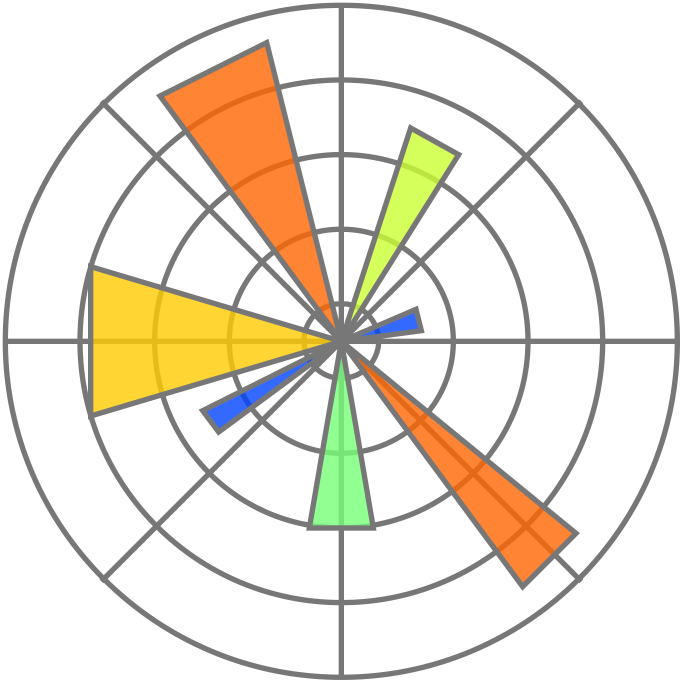
#> input picture assets/matplotlib.png, 2048 x 2048 px (shown at 1/3 size)
$ python make_stego.py
#> lines starting #> are read from the running program, lines starting #| are printed output that depends on the picture
import matplotlib.pyplot as plt
import matplotlib.image as image
from matplotlib.offsetbox import OffsetImage, AnnotationBbox
import numpy as np
import json


def arrowed_spines(ax=None, arrow_length=1, labels=("", ""), arrowprops=None):
    xlabel, ylabel = labels
    if ax is None:
        ax = plt.gca()
    if arrowprops is None:
        arrowprops = dict(arrowstyle="<|-", facecolor="black")

    xarrow, yarrow = None, None
    for _, spine in enumerate(["left", "bottom"]):
        # Set up the annotation parameters
        t = ax.spines[spine].get_transform()
        xy, xycoords = [1, 0], ("axes fraction", t)
        xytext, textcoords = [arrow_length, 0], ("offset points", t)
        ha, va = "left", "bottom"

        if spine == "bottom":
            xarrow = ax.annotate(
                xlabel,
                xy,
                xycoords=xycoords,
                xytext=xytext,
                textcoords=textcoords,
                ha=ha,
                va="center",
                arrowprops=arrowprops,
            )
        else:
            yarrow = ax.annotate(
                ylabel,
                xy[::-1],
                xycoords=xycoords[::-1],
                xytext=xytext[::-1],
                textcoords=textcoords[::-1],
                ha="center",
                va=va,
                arrowprops=arrowprops,
            )
    return xarrow, yarrow


def unzip(l):
    return list(zip(*l))


with open("./assets/stego_points.json", "r") as f:
#> (reads assets/stego_points.json from the repository)
    points = json.loads(f.read())["points"]

xs, ys = unzip(points)
w = 1102
h = 654
xs = np.array(xs)
ys = h - np.array(ys)
dpi = 200


logo = image.imread("./assets/matplotlib.png")
#> logo is the input picture: shape (2048, 2048, 4) float32; mean R, G, B, A 0.703, 0.678, 0.624, 0.648
imagebox = OffsetImage(logo, zoom=10 / dpi)


# fig, ax = plt.subplots(linewidth=10, edgecolor="#04253a")
fig, ax = plt.subplots()
ax.plot(xs, ys, "-", color="green")
ax.grid("on", linestyle="--")
# remove tick marks
ax.xaxis.set_tick_params(size=0)
ax.yaxis.set_tick_params(size=0)
ax.set_aspect(1.2)
# change the color of the top and right spines to opaque gray
ax.spines["right"].set_color("none")
ax.spines["top"].set_color("none")
arrowed_spines(ax)
# Turn off tick label
ax.set_yticklabels([])
ax.set_xticklabels([])
ab = AnnotationBbox(imagebox, (548, 337), frameon=False)
ax.add_artist(ab)
plt.ylim(100, h - 70)
plt.tight_layout(pad=2)
# plt.tight_layout()
# plt.savefig("assets/stegaplot.png", dpi=300, edgecolor=fig.get_edgecolor())
plt.savefig("assets/stegaplot.png", dpi=300, bbox_inches="tight")
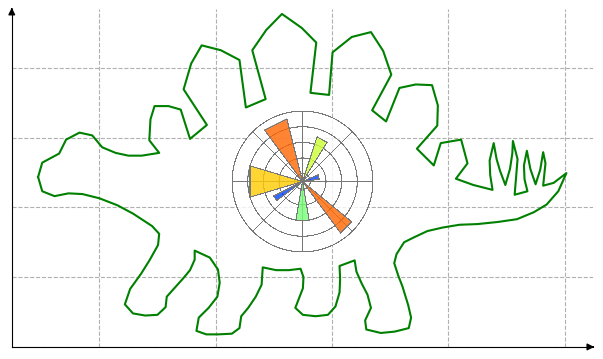
#> figure drawn by matplotlib, 1 panel
plt.show()
